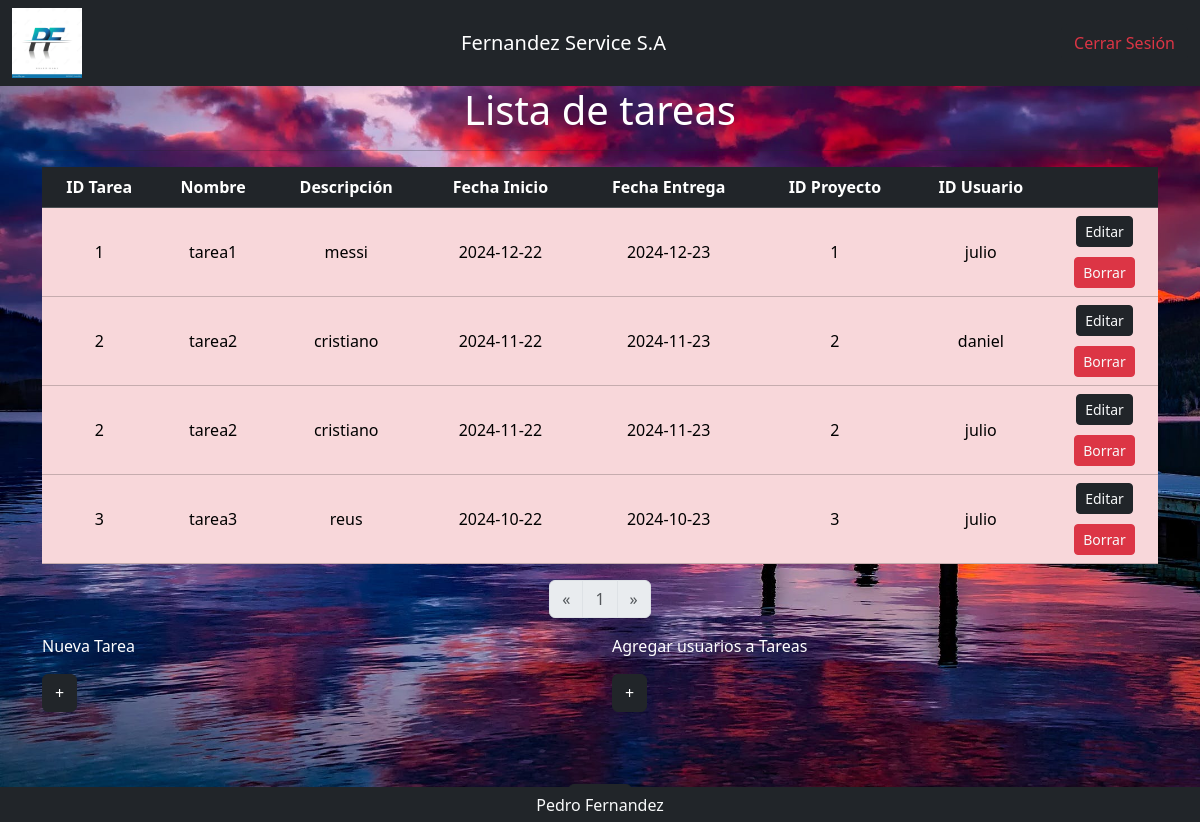
Page /tablas/tablaTareas.php (signed in) on the committed database.
### tables this page shows
create table if not exists usuariosTarea (
    idUsuario varchar (50),
    idTarea int,
    primary key (idUsuario, idTarea)
);

create table if not exists tareas(
    idTarea int not null auto_increment primary key,
    nombre varchar(100),
    fechaInicio date,
    fechaEntrega date,
    descripcion varchar(100),
    idProyecto int
);

### tablas/tablaTareas.php (the view, shortened to what this page needs)
<?php
    include('../plantillas/encabezadoTablas.php');
    include('../modelo/funciones.php');
        ?>
        <?php
    $productosPorPagina = 5;
    if (isset($_GET['pagina'])){
        $pagina = $_GET['pagina'];
    } else {
        $pagina =1;
    }
    $sql = "SELECT a.idTarea,a.nombre as nombre,
    a.descripcion as descripcion,
    a.fechaInicio as fechaInicio,
    a.fechaEntrega as fechaEntrega,
    a.idProyecto as idProyecto,
    b.idUsuario as idUsuario
     FROM tareas a ,usuariosTarea b
     WHERE a.idTarea = b.idTarea
     LIMIT " .(($pagina - 1)* $productosPorPagina).",".$productosPorPagina;
    $resultado = $conexion->query($sql);
    $sql= "SELECT count(*) as numero_l FROM tareas";
    $resulMaximo=$conexion->query($sql);
    $maximoElementos=$resulMaximo->fetch(PDO::FETCH_ASSOC)['numero_l'];
?>
<div class="container">
    <div class="row">
        <div class="col-12">
            <h1 style="color: white;" align="center">Lista de tareas</h1><hr>
            <table class="table">
                <thead>
                    <tr class="table-dark text-center">
                        <th>ID Tarea</th>
                        <th>Nombre</th>
                        <th>Descripción</th>
                        <th>Fecha Inicio</th>
                        <th>Fecha Entrega</th>
                        <th>ID Proyecto</th>
                        <th>ID Usuario</th>
                        <th></th>
                    </tr>
                </thead>
                <tbody>
                    <?php
                    if ($resultado->rowCount() > 0){
                        while ($fila=$resultado->fetch(PDO::FETCH_ASSOC)){
                            echo '<tr style="text-align:center">';
                            echo '<td class="table-danger center-table-danger">'.$fila['idTarea'].'</td>';
                            echo '<td class="table-danger center-table-danger">'.$fila['nombre'].'</td>';
                            echo '<td class="table-danger center-table-danger">'.$fila['descripcion'].'</td>';
                            echo '<td class="table-danger center-table-danger">'.$fila['fechaInicio'].'</td>';
                            echo '<td class="table-danger center-table-danger">'.$fila['fechaEntrega'].'</td>';
                            echo '<td class="table-danger center-table-danger">'.$fila['idProyecto'].'</td>';
                            echo '<td class="table-danger center-table-danger">'.$fila['idUsuario'].'</td>';
                            echo '<td class="table-danger">';
                            echo '<form action="../detalles/detallesTarea.php" method="POST">';
                            echo '<button type="submit" class="btn btn-dark btn-sm text-light">Editar</button>';
                            echo '</form>';
                            echo '<form action="../eliminar/eliminarTarea.php" method="POST">';
                            echo '<button type="submit" class="btn btn-danger btn-sm text-light" style="margin-top: 10px;">Borrar</button>';
                            echo '</form>';
                            echo '</td>';
                            echo '</tr>';
                        }
                    }
                    ?>
                </tbody>
            </table>
        </div>
    </div>
                <?php
                echo '<nav aria-label="Page navigation example">';
                echo '<ul class="pagination" style="justify-content: center;">';
                if (isset($_GET['pagina'])){
                        if ($_GET['pagina'] > 1) {
                            echo '<li class="page-item">
                                    <a class="page-link" href="tablaTareas.php?pagina='. ($_GET['pagina'] - 1) .'" arial-label="Previous>
                                        <span aria-hidden="true">&laquo;</span>
                                    </a></li>';
                        } else {
                            echo '<li class="page-item disabled">
                            <a class="page-link" href="tablaTareas.php?pagina='. ($_GET['pagina'] - 1) .'" arial-label="Previous><<
                                <span aria-hidden="true">&laquo;</span>
                            </a></li>';
                        }
                    } else {
                        echo '<li class="page-item disabled">
                            <a class="page-link" href="tablaTareas.php?pagina='. ($_GET['pagina'] - 1) .'" arial-label="Previous><<
                                <span aria-hidden="true">&laquo;</span>
                            </a></li>';
                    }
                      $cantidadPaginas=ceil($maximoElementos/5);
                      for ($i=1; $i <=$cantidadPaginas; $i++){
                        if ($_GET['pagina'] == $i) {
                            echo '<li class="page-item disabled"><a class="page-link" href="tablaTareas.php?pagina='.$i.'">'.$i.'</a></li>';
                        } else {
                            echo '<li class="page-item"><a class="page-link" href="tablaTareas.php?pagina='.$i.'">'.$i.'</a></li>';;
                        }
                      }
                        if (isset($_GET['pagina'])){
                        if ((($_GET['pagina']) * $productosPorPagina) < $maximoElementos) {
                            echo '<li class="page-item">
                                    <a class="page-link" href="tablaTareas.php?pagina='. ($_GET['pagina'] + 1) .'" aria-label="Next">
                                        <span aria-hidden="true">&raquo;</span>
                                    </a></li>';
                        } else {
                            echo '<li class="page-item disabled">
                            <a class="page-link" href="tablaTareas.php?pagina='. ($_GET['pagina'] + 1) .'" aria-label="Next">
                                <span aria-hidden="true">&raquo;</span>
                            </a></li>';
                        }
                        echo '</ul>';
                        echo '</nav>';
                        } else {
                            echo '<li class="page-item">
                                    <a class="page-link" href="tablaTareas.php?pagina='. ($_GET['pagina'] + 1) .'" aria-label="Next">
                                        <span aria-hidden="true">&raquo;</span>
                                    </a></li>';
                        }
                    ?>
    <div class="row">
            <div class="col-6">
                <p style="color: white;">Nueva Tarea</p>
                <button type="button" class="btn btn-dark" data-bs-toggle="modal" data-bs-target="#TareasModal">+</button>
            </div>
            <div class="col-6">
                <p style="color: white;">Agregar usuarios a Tareas</p>
                <button type="button" class="btn btn-dark" data-bs-toggle="modal" data-bs-target="#TareasProyectos">+</button>
            </div>
        </div>
    </div>
    <br> <br> <br>
    <div class="row">
        <div class="col-12 text-center">
            <?php
                if($_SESSION['cargo'] == 1) {
                    ?>
                    <button type="button" class="btn btn-dark" onclick="location.href='../indexAdministrador.php'">Atras</button>
                    <?php
                } else if($_SESSION['cargo'] == 2) {
                    ?><button type="button" class="btn btn-dark" onclick="location.href='../indexCoordinador.php'">Atras</button>
                    <?php
                }
            ?>
        </div>
    </div>
<?php
    include('../plantillas/pie.php');
?>

### plantillas/encabezadoTablas.php (shortened to what this page needs)
<!DOCTYPE html>
<html>
    <head>
        <link
            href="https://cdn.jsdelivr.net/npm/bootstrap@5.3.2/dist/css/bootstrap.min.css"
            rel="stylesheet"
        />
    </head>
    <body>
    <header>
        <nav class="navbar navbar-dark bg-dark d-flex justify-content-between align-items:center">
            <div class="container-fluid">
                <img src="../imagenes/logotipo.jpg" alt="" width="70" height="70" >
                <a class="navbar-brand" >Fernandez Service S.A</a>
                    <div>
                    <?php
                        if (isset($_SESSION['inicioSesion'])) {
                            echo '<a href="../cerrarSesion.php" class="btn btn-dark text-danger text-end">Cerrar Sesión</a>';
                        }
                        ?>
                    </div>
            </div>
        </nav>
</header>

### plantillas/pie.php (shortened to what this page needs)
   <footer class="container-fluid bg-dark fixed-bottom">
    <div class="row align-items-center footer-content">
        <div class="col-md text-light name">
            Pedro Fernandez
        </div>
    </div>
</footer>
    </body>
</html>

### plantillas/encabezadoTablas.php (style rules this page uses)
body { background-image: url('../imagenes/fondo.jpg'); background-size: cover; background-attachment: fixed; }
footer { background-color: #343a40; color: #fff; position: fixed; bottom: 0; width: 100%; }
.footer-content { padding: 1px; }
.name { text-align: center; width: 100%; }
.center-table-danger { text-align: center; vertical-align: middle; }
.container-fluid.bg-dark.fixed-bottom { height: 35px; display: flex; align-items: center; justify-content: center; }

### rows in the picture
usuariostarea: idTarea.idTarea "1", idTarea.nombre "tarea1", idTarea.descripcion "messi", idTarea.fechaInicio "2024-12-22", idTarea.fechaEntrega "2024-12-23", idTarea.idProyecto "1", idUsuario "julio"
usuariostarea: idTarea.idTarea "2", idTarea.nombre "tarea2", idTarea.descripcion "cristiano", idTarea.fechaInicio "2024-11-22", idTarea.fechaEntrega "2024-11-23", idTarea.idProyecto "2", idUsuario "daniel"
usuariostarea: idTarea.idTarea "2", idTarea.nombre "tarea2", idTarea.descripcion "cristiano", idTarea.fechaInicio "2024-11-22", idTarea.fechaEntrega "2024-11-23", idTarea.idProyecto "2", idUsuario "julio"
usuariostarea: idTarea.idTarea "3", idTarea.nombre "tarea3", idTarea.descripcion "reus", idTarea.fechaInicio "2024-10-22", idTarea.fechaEntrega "2024-10-23", idTarea.idProyecto "3", idUsuario "julio"
